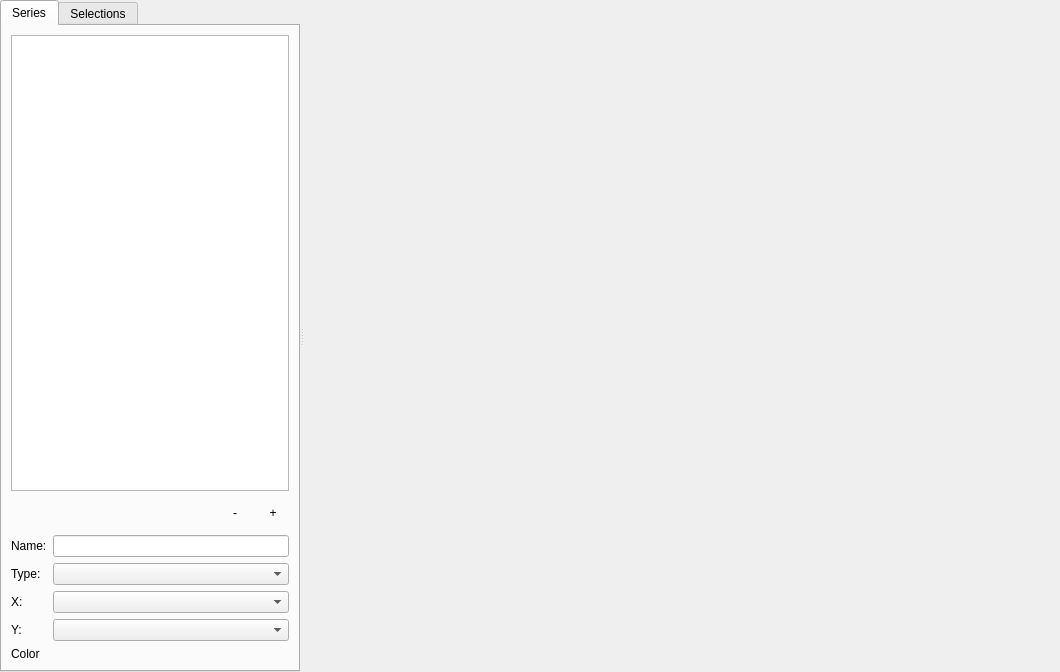
<?xml version="1.0" encoding="UTF-8"?>
<ui version="4.0">
 <class>ChartRoot</class>
 <widget class="QWidget" name="ChartRoot">
  <property name="geometry">
   <rect>
    <x>0</x>
    <y>0</y>
    <width>1060</width>
    <height>672</height>
   </rect>
  </property>
  <property name="windowTitle">
   <string>Form</string>
  </property>
  <layout class="QHBoxLayout" name="horizontalLayout">
   <property name="leftMargin">
    <number>0</number>
   </property>
   <property name="topMargin">
    <number>0</number>
   </property>
   <property name="rightMargin">
    <number>0</number>
   </property>
   <property name="bottomMargin">
    <number>0</number>
   </property>
   <item>
    <widget class="QSplitter" name="splitter">
     <property name="orientation">
      <enum>Qt::Horizontal</enum>
     </property>
     <widget class="QTabWidget" name="verticalTabWidget">
      <property name="maximumSize">
       <size>
        <width>300</width>
        <height>16777215</height>
       </size>
      </property>
      <property name="currentIndex">
       <number>0</number>
      </property>
      <widget class="QWidget" name="seriesTab">
       <attribute name="title">
        <string>Series</string>
       </attribute>
       <layout class="QVBoxLayout" name="verticalLayout">
        <item>
         <widget class="QListView" name="seriesListView">
          <property name="alternatingRowColors">
           <bool>true</bool>
          </property>
          <property name="selectionBehavior">
           <enum>QAbstractItemView::SelectRows</enum>
          </property>
         </widget>
        </item>
        <item>
         <layout class="QHBoxLayout" name="horizontalLayout_2">
          <item>
           <spacer name="horizontalSpacer_2">
            <property name="orientation">
             <enum>Qt::Horizontal</enum>
            </property>
            <property name="sizeHint" stdset="0">
             <size>
              <width>40</width>
              <height>20</height>
             </size>
            </property>
           </spacer>
          </item>
          <item>
           <widget class="QToolButton" name="delSeries">
            <property name="minimumSize">
             <size>
              <width>32</width>
              <height>32</height>
             </size>
            </property>
            <property name="text">
             <string>-</string>
            </property>
            <property name="autoRaise">
             <bool>true</bool>
            </property>
           </widget>
          </item>
          <item>
           <widget class="QToolButton" name="addSeries">
            <property name="minimumSize">
             <size>
              <width>32</width>
              <height>32</height>
             </size>
            </property>
            <property name="text">
             <string>+</string>
            </property>
            <property name="autoRaise">
             <bool>true</bool>
            </property>
           </widget>
          </item>
         </layout>
        </item>
        <item>
         <layout class="QFormLayout" name="formLayout">
          <item row="0" column="0">
           <widget class="QLabel" name="nameLabel">
            <property name="text">
             <string>Name:</string>
            </property>
           </widget>
          </item>
          <item row="0" column="1">
           <widget class="QLineEdit" name="nameLineEdit"/>
          </item>
          <item row="1" column="0">
           <widget class="QLabel" name="typeLabel">
            <property name="text">
             <string>Type:</string>
            </property>
           </widget>
          </item>
          <item row="1" column="1">
           <widget class="QComboBox" name="typeComboBox"/>
          </item>
          <item row="2" column="0">
           <widget class="QLabel" name="xLabel">
            <property name="text">
             <string>X:</string>
            </property>
           </widget>
          </item>
          <item row="3" column="0">
           <widget class="QLabel" name="yLabel">
            <property name="text">
             <string>Y:</string>
            </property>
           </widget>
          </item>
          <item row="4" column="0">
           <widget class="QLabel" name="colorLabel">
            <property name="text">
             <string>Color</string>
            </property>
           </widget>
          </item>
          <item row="4" column="1">
           <widget class="QWidget" name="colorWidget" native="true"/>
          </item>
          <item row="2" column="1">
           <widget class="QComboBox" name="xColumn"/>
          </item>
          <item row="3" column="1">
           <widget class="QComboBox" name="yColumn"/>
          </item>
         </layout>
        </item>
       </layout>
      </widget>
      <widget class="QWidget" name="selectionTab">
       <attribute name="title">
        <string>Selections</string>
       </attribute>
       <layout class="QVBoxLayout" name="verticalLayout_2">
        <item>
         <widget class="QListView" name="selectionsListView"/>
        </item>
        <item>
         <layout class="QHBoxLayout" name="horizontalLayout_3">
          <item>
           <spacer name="horizontalSpacer">
            <property name="orientation">
             <enum>Qt::Horizontal</enum>
            </property>
            <property name="sizeHint" stdset="0">
             <size>
              <width>40</width>
              <height>20</height>
             </size>
            </property>
           </spacer>
          </item>
          <item>
           <widget class="QPushButton" name="delSelection">
            <property name="minimumSize">
             <size>
              <width>32</width>
              <height>32</height>
             </size>
            </property>
            <property name="maximumSize">
             <size>
              <width>32</width>
              <height>32</height>
             </size>
            </property>
            <property name="text">
             <string>-</string>
            </property>
            <property name="flat">
             <bool>true</bool>
            </property>
           </widget>
          </item>
          <item>
           <widget class="QPushButton" name="editSelection">
            <property name="maximumSize">
             <size>
              <width>32</width>
              <height>32</height>
             </size>
            </property>
            <property name="text">
             <string>E</string>
            </property>
            <property name="checkable">
             <bool>true</bool>
            </property>
            <property name="flat">
             <bool>true</bool>
            </property>
           </widget>
          </item>
          <item>
           <widget class="QPushButton" name="addSelection">
            <property name="maximumSize">
             <size>
              <width>32</width>
              <height>32</height>
             </size>
            </property>
            <property name="text">
             <string>+</string>
            </property>
            <property name="flat">
             <bool>true</bool>
            </property>
           </widget>
          </item>
         </layout>
        </item>
       </layout>
      </widget>
     </widget>
     <widget class="QWidget" name="chartHolder" native="true">
      <layout class="QVBoxLayout" name="verticalLayout_3">
       <property name="spacing">
        <number>0</number>
       </property>
       <property name="leftMargin">
        <number>0</number>
       </property>
       <property name="topMargin">
        <number>0</number>
       </property>
       <property name="rightMargin">
        <number>0</number>
       </property>
       <property name="bottomMargin">
        <number>0</number>
       </property>
      </layout>
     </widget>
    </widget>
   </item>
  </layout>
 </widget>
 <resources/>
 <connections/>
</ui>
